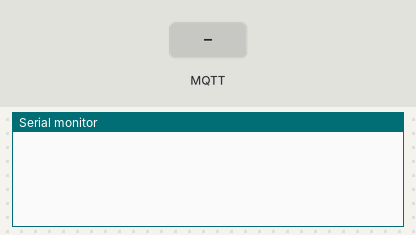
A sketch run on a simulated ESP32. Shown: the last lines printed to the serial monitor. The inputs (shaded band) are chosen by the test bench. WiFi joins after 1.5 s; servers stay silent unless stated; no MQTT or app messages arrive unless stated.

Above: at 2.7 s.
2.8 s: MQTT message "1" arrives on the first subscribed topic
At 3.8 s:
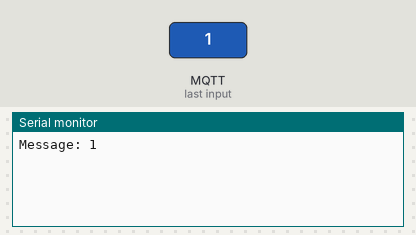
4.3 s: MQTT message "on" arrives on the first subscribed topic
At 5.0 s:
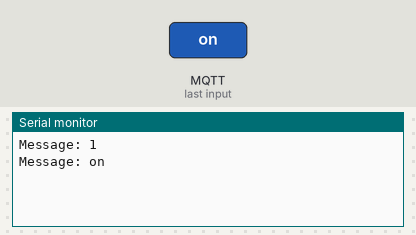
5.8 s: MQTT message "off" arrives on the first subscribed topic
At 7.3 s:
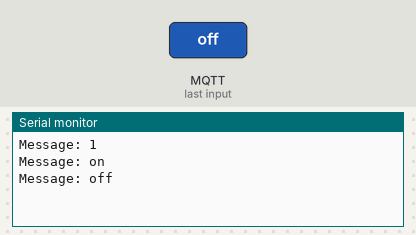

The sketch:

subscriber.ino
```cpp
#include <WiFi.h>
#include <PubSubClient.h>

const char* ssid = "TenWifi";
const char* password = "MatKhauWifi";

WiFiClient espClient;
PubSubClient client(espClient);

void callback(char* topic, byte* payload, unsigned int length) {

  Serial.print("Message: ");

  for (int i = 0; i < length; i++)
    Serial.print((char)payload[i]);

  Serial.println();
}

void setup() {

  Serial.begin(115200);

  WiFi.begin(ssid, password);

  while (WiFi.status() != WL_CONNECTED);

  client.setServer("broker.hivemq.com", 1883);

  client.setCallback(callback);

  while (!client.connected()) {
    client.connect("ESP32Sub");
  }

  client.subscribe("aet2022/test");
}

void loop() {
  client.loop();
}
```

Measured:
- after the input at 2.8 s, the serial monitor: prints a new line at once (image 1)
- after the input at 4.3 s, the serial monitor: prints a new line at once (image 2)
- after the input at 5.8 s, the serial monitor: prints a new line at once (image 3)
